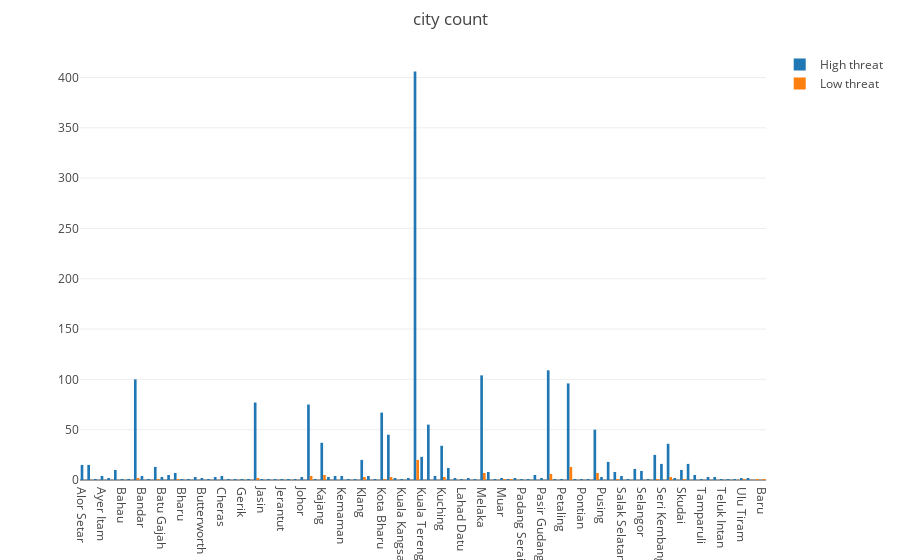

Notebook cell for this chart:
### Code cell
threat = df['Threat Confidence'].unique().tolist()
data_bar = []
for i in threat:
    city_unique, city_count = np.unique(df[df['Threat Confidence']==i]['SourceIpCity'], return_counts = True)
    data_bar.append(go.Bar(x=city_unique,y=city_count,name=i + ' threat'))
layout = go.Layout(
    title = 'city count',
     margin = dict(
        t = 50
    )
)
fig = go.Figure(data = data_bar, layout = layout)
py.iplot(fig)

### Figure 1 — Plotly figure (JSON) as saved in the notebook; plotly's stock layout.template omitted (floating-point values rounded to 4 significant figures)
{"data": [{"name": "High threat", "type": "bar", "x": ["Alor Setar", "Ampang", "Ayer Hitam", "Ayer Itam", "Bachok", "Bagan Serai", "Bahau", "Balik Pulau", "Balingian", "Bandar", "Bandar Baru Bangi", "Batu Caves", "Batu Gajah", "Batu Pahat", "Bayan Lepas", "Bharu", "Bintulu", "Bukit Mertajam", "Butterworth", "Cameron Highlands", "Chemor", "Cheras", "Damansara", "Dungun", "Gerik", "Gurun", "Ipoh", "Jasin", "Jelutong", "Jenjarom", "Jerantut", "Jerteh", "Jitra", "Johor", "Johor Bahru", "Johore Bharu", "Kajang", "Kampar", "Kangar", "Kemaman", "Keningau", "Kepong", "Klang", "Kluang", "Kota", "Kota Bharu", "Kota Kinabalu", "Kota Tinggi", "Kuala Kangsar", "Kuala Lipis", "Kuala Lumpur", "Kuala Terengganu", "Kuantan", "Kubang Kerian", "Kuching", "Kulai", "Kulim", "Lahad Datu", "Lunas", "Marang", "Melaka", "Mentakab", "Muadzam Shah", "Muar", "Nibong Tebal", "Nilai", "Padang Serai", "Pahang", "Pantai", "Pasir Gudang", "Penang", "Perai", "Petaling", "Petaling Jaya", "Pinang", "Pontian", "Prai", "Puchong", "Pusing", "Putrajaya", "Rawang", "Salak Selatan", "Sandakan", "Segamat", "Selangor", "Sepang", "Seremban", "Seri Kembangan", "Shah Alam", "Sibu", "Skudai", "Sungai Petani", "Taiping", "Tamparuli", "Tanjung Tualang", "Tebrau", "Teluk Intan", "Temerloh", "Tronoh", "Ulu Tiram", "Yong Peng"], "y": [15, 15, 1, 4, 2, 10, 1, 1, 100, 4, 1, 13, 3, 5, 7, 1, 1, 3, 2, 1, 3, 4, 1, 1, 1, 1, 77, 1, 1, 1, 1, 1, 1, 3, 75, 1, 37, 3, 4, 4, 1, 1, 20, 4, 1, 67, 45, 2, 1, 2, 406, 23, 55, 4, 34, 12, 2, 1, 2, 1, 104, 8, 1, 2, 1, 2, 1, 1, 5, 2, 109, 1, 1, 96, 1, 1, 1, 50, 3, 18, 8, 4, 1, 11, 9, 1, 25, 16, 36, 2, 10, 16, 5, 1, 3, 3, 1, 1, 1, 2, 2]}, {"name": "Low threat", "type": "bar", "x": ["Ayer Keroh", "Balingian", "Baru", "Batu Caves", "Bayan Lepas", "Ipoh", "Johor Bahru", "Kajang", "Klang", "Kota Bharu", "Kota Kinabalu", "Kuala Lumpur", "Kuching", "Melaka", "Muar", "Nibong Tebal", "Penang", "Petaling Jaya", "Puchong", "Rawang", "Seremban", "Shah Alam", "Skudai", "Ulu Tiram"], "y": [1, 2, 1, 1, 1, 2, 4, 5, 3, 1, 3, 20, 3, 7, 1, 1, 6, 13, 7, 1, 1, 3, 1, 1]}], "layout": {"margin": {"t": 50}, "title": "city count"}}
